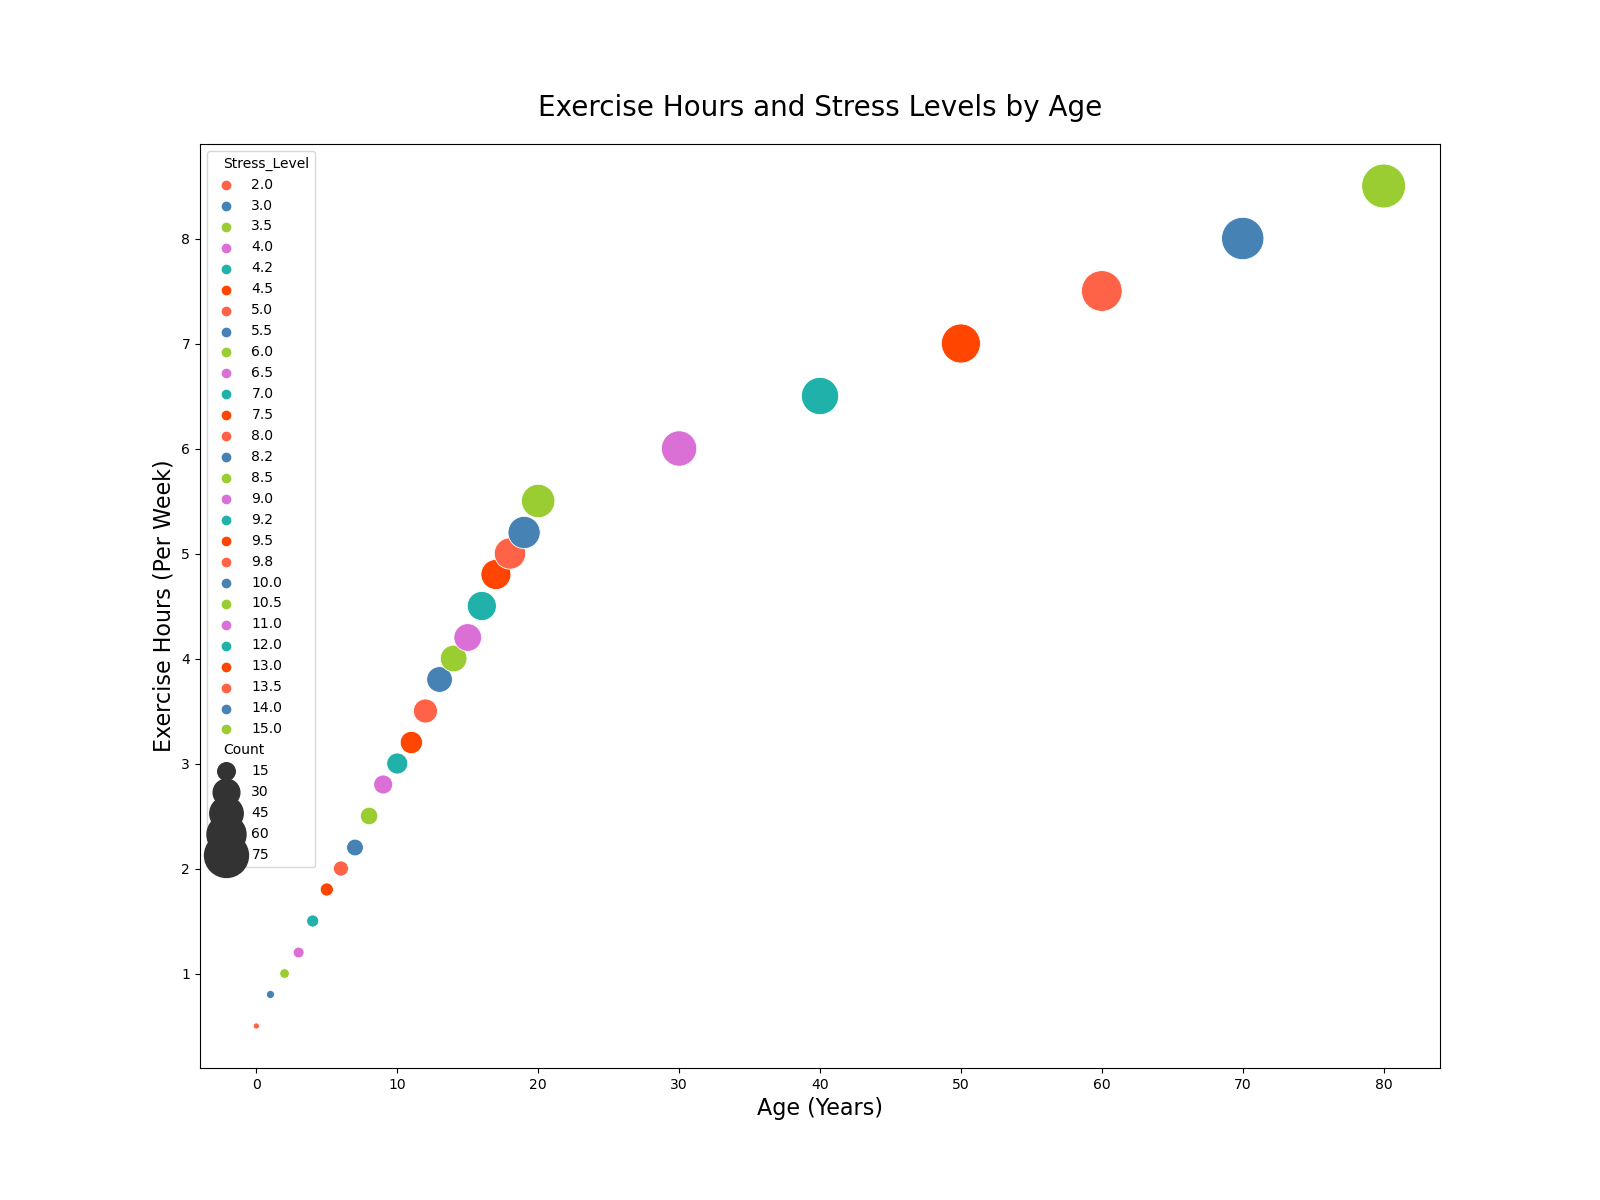

Here is the Python script that generated this plot:

import matplotlib.pyplot as plt
import seaborn as sns
import pandas as pd

# Define the data as a dictionary, which then will be converted into a DataFrame
data = {
    'Age': [0, 1, 2, 3, 4, 5, 6, 7, 8, 9, 10, 11, 12, 13, 14, 15, 16, 17, 18, 19, 20, 30, 40, 50, 60, 70, 80],
    'Exercise_Hours': [0.5, 0.8, 1, 1.2, 1.5, 1.8, 2, 2.2, 2.5, 2.8, 3, 3.2, 3.5, 3.8, 4, 4.2, 4.5, 4.8, 5, 5.2, 5.5, 6, 6.5, 7, 7.5, 8, 8.5],
    'Stress_Level': [2, 3, 3.5, 4, 4.2, 4.5, 5, 5.5, 6, 6.5, 7, 7.5, 8, 8.2, 8.5, 9, 9.2, 9.5, 9.8, 10, 10.5, 11, 12, 13, 13.5, 14, 15],
    'Count': [5, 6, 7, 8, 9, 10, 12, 14, 15, 17, 20, 22, 25, 28, 30, 32, 35, 37, 40, 42, 45, 50, 55, 60, 65, 70, 75]
}

# Convert the data into a DataFrame
df = pd.DataFrame(data)

# Creating the bubble chart
plt.figure(figsize=(16, 12))
bubble_chart = sns.scatterplot(data=df, x='Age', y='Exercise_Hours', hue='Stress_Level', size='Count', sizes=(20, 1000),
                               palette=['#FF6347', '#4682B4', '#9ACD32', '#DA70D6', '#20B2AA', '#FF4500'])

# Customize the axes and title
bubble_chart.set_title('Exercise Hours and Stress Levels by Age', fontsize=20, pad=20)
bubble_chart.set_xlabel('Age (Years)', fontsize=16)
bubble_chart.set_ylabel('Exercise Hours (Per Week)', fontsize=16)

# Show the plot
plt.show()
